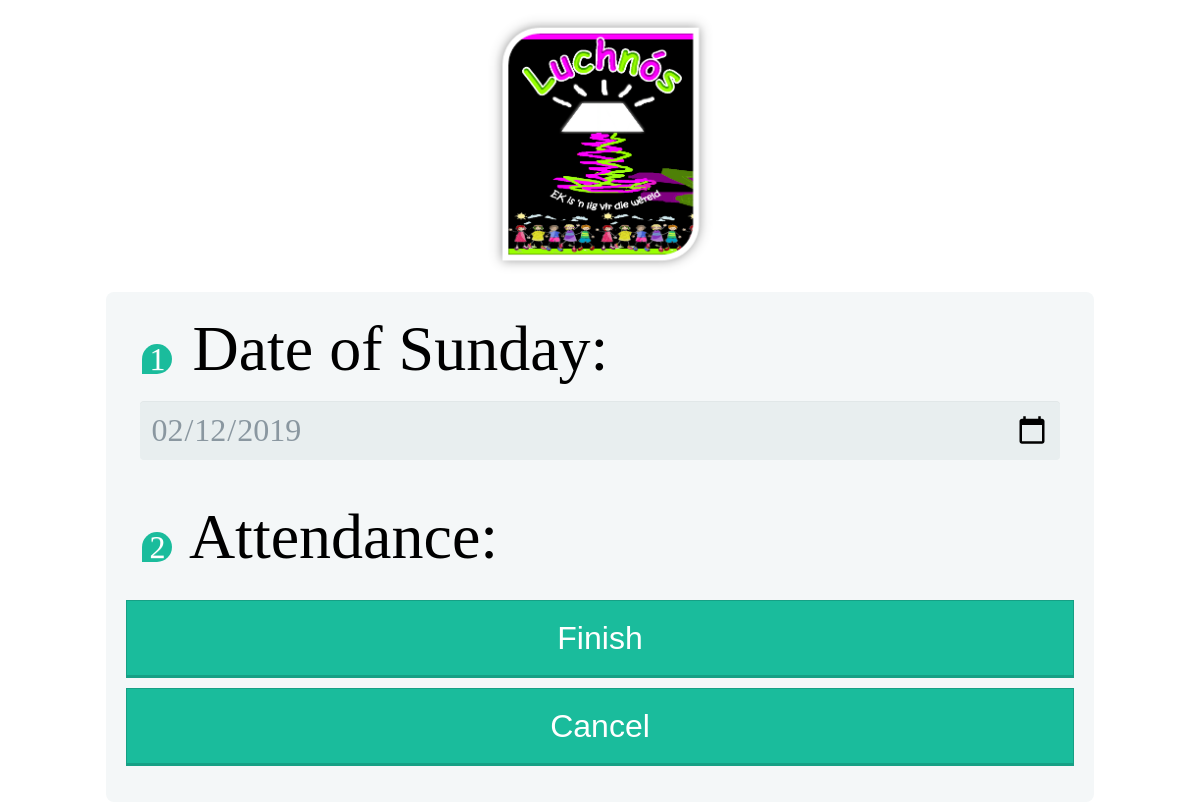
/register.php (signed in), run on an earlier commit of the app's database.
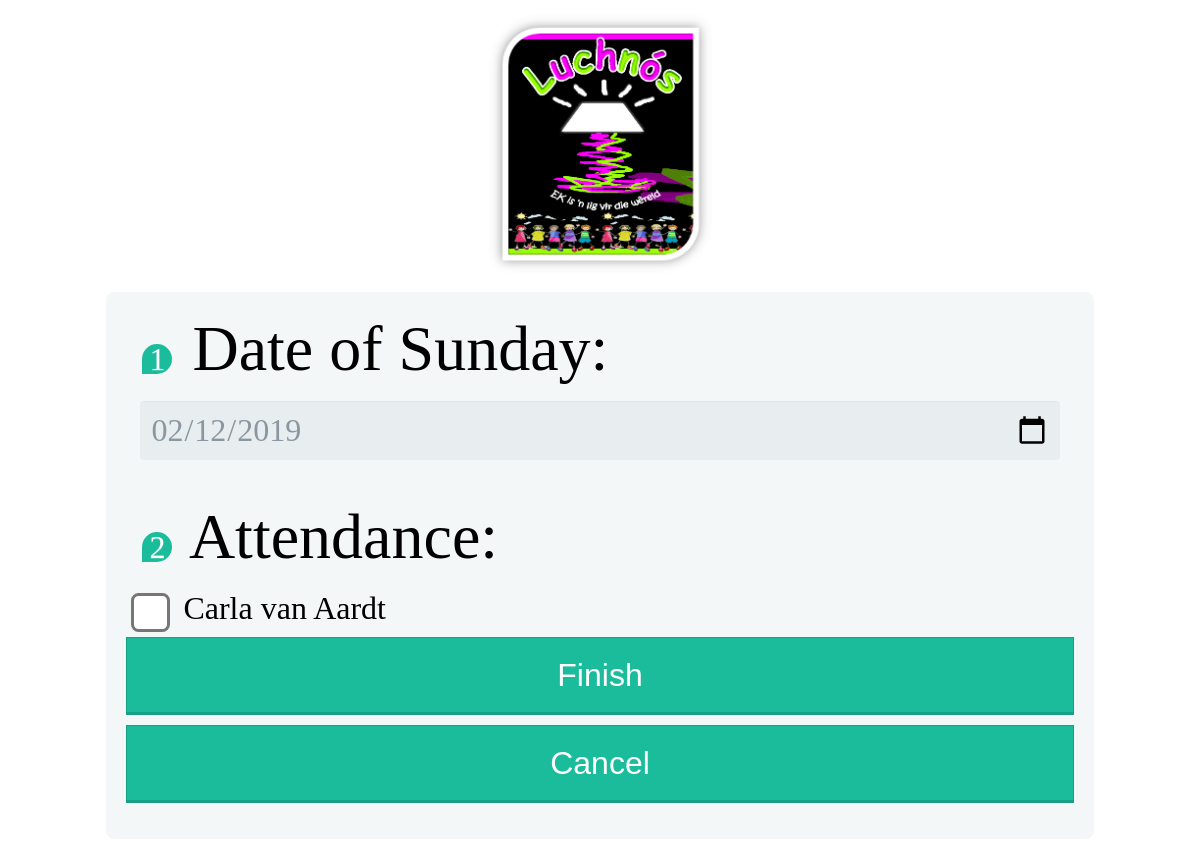
And on a later commit of the database.
### tables this page shows
CREATE TABLE student ( 
	id INTEGER NOT NULL PRIMARY KEY AUTOINCREMENT,
	name TEXT NOT NULL,
	surname TEXT NOT NULL,
	birthday date,
	age INTEGER,
	houseaddress TEXT,
	mom TEXT,
	momnum TEXT,
	dad TEXT,
	dadnum TEXT,
	churchsms TEXT,
	active BIT,
    class_id INTEGER);

### register.php (the view, shortened to what this page needs)
<html>
    <head>
        <link rel="stylesheet" href="main.css">
    </head>
    <body>
        <div style="text-align: center"><img alt="Logo" src="Pictures/Logo2.png" width="250px" /></div>
        <div class="form-style-5">
            <form method="POST">
                <fieldset>
                <legend><span class="number">1</span> Date of Sunday:</legend>
                <input type="date" value="<?php echo date('Y-m-d'); ?>" name="classdate"  />
                </fieldset>
                <fieldset>
                <legend><span class="number">2</span> Attendance:</legend>
                <?php
                $classid = $_SESSION['class_id'];
                include_once('db_open.php');
                $sql = "SELECT id,name,surname FROM student WHERE class_id = $classid and active != 0;";
                $result = $conn->query($sql);
                foreach ($result as $row) {
                    echo '<input type="checkbox" value="'. $row['id'] .'" name="attended['. $row['id'] .']"><span class="checkboxtext"> '. $row['name'] . ' ' . $row['surname']."</span><br>";
                }
                ?>
                </fieldset>
                <input type="submit" value="Finish" /> <input type="button" value="Cancel" onclick='window.location = "menu.php";'  />
            </form>
        </div>
    </body>
</html>

### main.css (style rules this page uses)
.form-style-5 { max-width: 80%; padding: 10px 20px; background: #f4f7f8; margin: 10px auto; padding: 20px; background: #f4f7f8; border-radius: 8px; font-family: Georgia, "Times New Roman", Times, serif; }
.form-style-5 fieldset { border: none; }
.form-style-5 legend { font-size: 4rem; margin-bottom: 10px; }
.form-style-5 input[type=checkbox] { -ms-transform: scale(3); -moz-transform: scale(3); -webkit-transform: scale(3); -o-transform: scale(3); padding: 15px; }
.form-style-5 .checkboxtext { font-size: 2rem; display: inline; padding: 15px; }
.form-style-5 input[type="text"], .form-style-5 input[type="date"], .form-style-5 input[type="week"], .form-style-5 input[type="datetime"], .form-style-5 input[type="email"], .form-style-5 input[type="number"], .form-style-5 input[type="search"], .form-style-5 input[type="time"], .form-style-5 input[type="password"], .form-style-5 input[type="url"], .form-style-5 textarea, .form-style-5 select { font-family: Georgia, "Times New Roman", Times, serif; background: rgba(255,255,255,.1); border: none; border-radius: 4px; font-size: 2rem; margin: 0; outline: 0; padding: 10px; width: 100%; box-sizing: border-box; -webkit-box-sizing: border-box; -moz-box-sizing: border-box; background-color: #e8eeef; color:#8a97a0; -webkit-box-shadow: 0 1px 0 rgba(0,0,0,0.03) inset; box-shadow: 0 1px 0 rgba(0,0,0,0.03) inset; margin-bottom: 30px; }
.form-style-5 .number { background: #1abc9c; color: #fff; height: 30px; width: 30px; display: inline-block; font-size: 2rem; margin-right: 4px; line-height: 30px; text-align: center; text-shadow: 0 1px 0 rgba(255,255,255,0.2); border-radius: 15px 15px 15px 0px; }
.form-style-5 input[type="submit"], .form-style-5 input[type="button"] { position: relative; display: block; padding: 19px 39px 18px 39px; color: #FFF; margin: 0 auto; background: #1abc9c; font-size: 2rem; text-align: center; font-style: normal; width: 100%; border: 1px solid #16a085; border-width: 1px 1px 3px; margin-bottom: 10px; }

What changed in the data, as far as the page shows it:
now on this page (row edited): student: name "Carla", surname "van Aardt"
